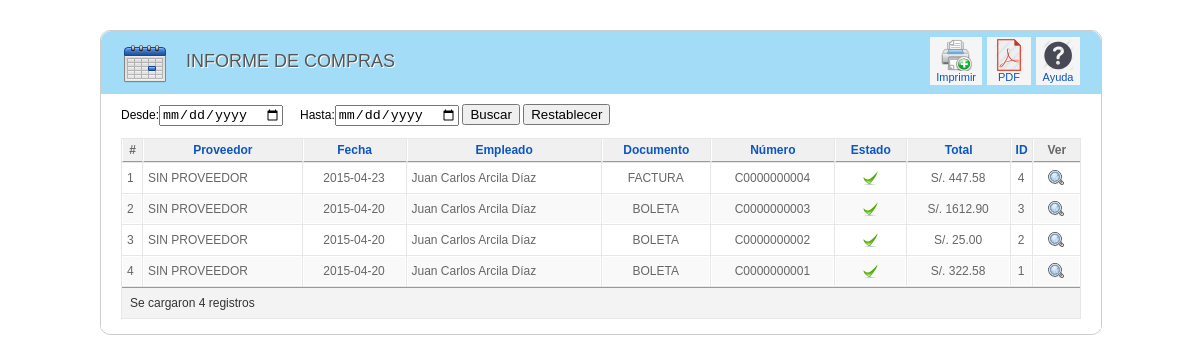
Screenshot of /reportes/reporte_compras/1_rpt_compraporfecha.php (signed in) with the database file from the repository.
### tables this page shows
CREATE TABLE IF NOT EXISTS `compra` (
  `IdCompra` int(11) NOT NULL AUTO_INCREMENT,
  `IdTipoDocumento` int(11) NOT NULL,
  `IdProveedor` int(11) NOT NULL,
  `IdEmpleado` int(11) NOT NULL,
  `Numero` varchar(20) DEFAULT NULL,
  `Fecha` date DEFAULT NULL,
  `SubTotal` decimal(8,2) DEFAULT NULL,
  `Igv` decimal(8,2) DEFAULT NULL,
  `Total` decimal(8,2) DEFAULT NULL,
  `Estado` varchar(30) DEFAULT NULL,
  PRIMARY KEY (`IdCompra`),
  KEY `fk_Compra_Proveedor1_idx` (`IdProveedor`),
  KEY `fk_Compra_Empleado1_idx` (`IdEmpleado`),
  KEY `fk_Compra_TipoDocumento1_idx` (`IdTipoDocumento`)
);

CREATE TABLE IF NOT EXISTS `proveedor` (
  `IdProveedor` int(11) NOT NULL AUTO_INCREMENT,
  `Nombre` varchar(100) NOT NULL,
  `Ruc` varchar(11) DEFAULT NULL,
  `Dni` varchar(8) DEFAULT NULL,
  `Direccion` varchar(100) DEFAULT NULL,
  `Telefono` varchar(10) DEFAULT NULL,
  `Celular` varchar(15) DEFAULT NULL,
  `Email` varchar(80) DEFAULT NULL,
  `Cuenta1` varchar(50) DEFAULT NULL,
  `Cuenta2` varchar(50) DEFAULT NULL,
  `Estado` varchar(30) NOT NULL,
  `Obsv` text,
  PRIMARY KEY (`IdProveedor`)
);

CREATE TABLE IF NOT EXISTS `tipodocumento` (
  `IdTipoDocumento` int(11) NOT NULL AUTO_INCREMENT,
  `Descripcion` varchar(80) NOT NULL,
  PRIMARY KEY (`IdTipoDocumento`)
);

### clases/clsCompra.php (called while the page is built, shortened)
<?php
include_once("clsConexion.php");
class clsCompra{
function consultarCompraPorFecha($criterio,$fechaini,$fechafin,$tipodoc){
   $con = new clsConexion;
   if($con->conectarse()==true){
     $query = "CALL SP_S_CompraPorFecha('$criterio','$fechaini','$fechafin','$tipodoc')";
	 $result = @mysql_query($query);
	 if (!$result)
	   return false;
	 else
	   return $result;
   }
}
}
?>

### clases/clsConexion.php (called while the page is built, shortened)
<?php
class clsConexion{
	 function conectarse() {
		   return true;
	 }
}
?>

### reportes/reporte_compras/1_rpt_compraporfecha.php (the view, shortened to what this page needs)
<html>
<head>
<link href="../../css/general.css" rel="stylesheet" type="text/css">
<link href="../../css/Imagenes.css" rel="stylesheet" type="text/css">
<link href="../../css/paginator.css" rel="stylesheet" type="text/css">
</head>
<body>
<?php
    if(isset($_SESSION["usuario"])){
?>
<div class="wrapper">
<div class="block">
    <div class="block_head">
    	<div class="imagen_head"><img src="../../img/header/rpt_compra.png" width="48" height="48"></div>
    	<div class="titulo_head">INFORME DE COMPRAS</div>
        <div class="toolbar" id="toolbar">
            <table class="toolbar">
            	<tbody>
                	<tr>
                     <td>
                      <button type="submit" class="button" onClick="enviarPrinter();">
                   <span class="Imprimir" title="Imprimir">
                        </span>
                        Imprimir
          			</button>
                    </td>
                    <td>
<button type="submit" class="button" onClick="enviarPDF();">
                   <span style="background-image:url(../../img/Iconfinder/PDF2.png);" title="Convertir a PDF">
                        </span>
                        PDF
          			</button>
                    </td>
                    <td>
                        <a href="#" class="toolbar">
                        <span class="Ayuda" title="Ayuda">
                        </span>
                        Ayuda
                        </a>
                    </td>
                    </tr>
            	</tbody>
            </table>
        </div>
    </div>
    <div class="block_content">
<?php
include_once("../../clases/clsCompra.php");
$objCompra=new clsCompra;
$result=$objCompra->consultarCompraPorFecha('',$fechaini,$fechafin,'');
?>
<form name="datos" action="1_rpt_compraporfecha.php" method="post">
Desde:<input type="date" name="txtFechaini">&nbsp;&nbsp;&nbsp;&nbsp;&nbsp;Hasta:<input type="date" name="txtFechafin">
<input name="buscar_dato" type="submit" value="Buscar">
<input name="restablecer" type="submit" value="Restablecer">
</form>
<table class="adminlist" cellspacing="1">
<thead>
<tr>
	<th>#</th>
	<th><a href="#">Proveedor</a></th>
    <th><a href="#">Fecha</a></th>
    <th><a href="#">Empleado</a></th>
    <th><a href="#">Documento</a></th>
    <th><a href="#">Número</a></th>
    <th><a href="#">Estado</a></th>
    <th><a href="#">Total</a></th>
	<th><a href="#">ID</a></th>
    <th>Ver</th>
</tr>
</thead>
<tbody class="adminlist">
<?php
$c=0;
$i=0;
while($row=mysql_fetch_array($result)){
	$i=$i+1;
	if ($c==1){
	echo "<tr class='row1'>";
		$c=2;
	}else{
	    	echo "<tr class='row0'>";
		$c=1;
	}
	echo "<td width='10'>".$i."</td>";
	echo "<td>".$row['Proveedor']."</td>";
	echo "<td align='center'>".$row['Fecha']."</td>";
	echo "<td>".$row['Empleado']."</td>";
	echo "<td align='center'>".$row['TipoDocumento']."</td>";
	echo "<td align='center'>".$row['Numero']."</td>";
	$estado=$row['Estado'];
	if($estado=="EMITIDO"){
	echo "<td align='center'><img src='../../img/header/emitido.png' title='Emitido'></td>";
	}else{
	echo "<td align='center'><img src='../../img/header/anulado.png' title='Anulado'></td>";
	}
	echo "<td align='center'>S/. ".$row['Total']."</td>";
	echo "<td width='1%' align='center'>".$row['IdCompra']."</td>";
	echo "<td width='5%' align='center'><a href=1_rpt_compraporfecha_detalle.php?idcompra=".$row["IdCompra"]." title='Ver Detalle'><img src='../../img/ver.png'></td>";
	echo "</tr>";
}
?>
</tbody>
		<tfoot>
			<tr>
				<td colspan="13">
				<div align="left" style="padding:4px 0px 4px 4px;"><?php echo "Se cargaron ".$i." registros" ?></div>
                </td>
			</tr>
		</tfoot>
</table>
    </div>
</div>
</div>
<?php
    } else {
        header("Location:../../index.php");
    }
?>
</body>
</html>

### css/general.css (style rules this page uses)
body { margin: 10px; padding: 0; background-image: url(../img/fondo.png); background-repeat: repeat; padding-bottom: 1px; font-size: 11px; }
body, td, th { font-family: Arial, Helvetica, sans-serif; font-size:12px; }
a:link { color: #0B55C4; text-decoration: none; }
table.adminlist { width: 100%; border-spacing: 1px; background-color: #e7e7e7; color: #666; font-size:12px; }
table.adminlist td, table.adminlist th { padding: 4px; }
table.adminlist thead th { text-align: center; background: #f0f0f0; color: #666; border-bottom: 1px solid #999; border-left: 1px solid #fff; }
table.adminlist tbody tr { background-color: #fff; text-align: left; }
table.adminlist tbody tr.row1 { background: #f9f9f9; border-top: 1px solid #fff; }
table.adminlist tbody tr td { height: 30px; background: #fff; border: 1px solid #fff; }
table.adminlist tbody tr.row1 td { background: #f9f9f9; border-top: 1px solid #FFF; }
table.adminlist tfoot tr { text-align: center; color: #333; }
table.adminlist tfoot td, table.adminlist tfoot th { background-color: #f3f3f3; border-top: 1px solid #999; text-align: center; }
.block { width:1000px; padding-bottom: 5px; margin-bottom: 25px; clear: both; border-radius: 10px; background-color:#fff; border: solid 1px #CCCCCC; }
.wrapper { width:1000px; margin:0 auto; padding-top: 20px; }
.block .block_content { overflow: hidden; background: #fff; width:960px; border-top: 1px solid #CECECE; padding: 10px 20px 10px; }
.block .block_head { height:62px; background-color: rgba(1, 159, 230, 0.36); -moz-border-radius: 10px 10px 0px 0px; -o-border-radius: 10px 10px 0px 0px; -webkit-border-radius: 10px 10px 0px 0px; -ms-border-radius: 10px 10px 0px 0px; overflow:visible; }
.block .titulo_head { height:25px; width:auto; float:left; font-family: "Titillium999", "Trebuchet MS", Arial, sans-serif; font-size: 18px; font-weight: normal; text-transform: uppercase; color: #555; text-shadow: 1px 1px 0 #fff; margin-left: 15px; padding-top:20px; }
.block .imagen_head { height:25px; width:50; float:left; margin-left: 20px; padding-top:10px; }
div.toolbar { float: right; text-align: right; padding: 0; margin-right: 20px; margin-top:5px; }
table.toolbar { border-collapse: collapse; padding: 0; margin: 0; }
table.toolbar td { padding: 1px 1px 1px 4px; text-align: center; color: #666; height: 48px; }
table.toolbar span { float: none; width: 32px; height: 32px; margin: 0 auto; display: block; }
table.toolbar a { display: block; float: left; background:#F5F5F5; white-space: nowrap; border: 1px solid #F5F5F5; padding: 1px 5px; cursor: pointer; font-size:11px; }
.button { display: block; float: left; white-space: nowrap; border: 1px solid #F5F5F5; padding: 1px 5px; cursor: pointer; font-family: Arial, Helvetica, sans-serif; font-size:11px; color: #0B55C4; text-align:center center; background:#F5F5F5; }

### css/Imagenes.css (style rules this page uses)
.Ayuda { background-image:url(../img/Iconfinder/help.png); }
.Imprimir { background-image:url(../img/Iconfinder/print-add2.png); }

### rows the page displays
compra: IdProveedor.Nombre "SIN PROVEEDOR", Fecha "2015-04-23", Empleado "Juan Carlos Arcila Díaz", IdTipoDocumento.Descripcion "FACTURA", Numero "C0000000004", Total "447.58", IdCompra "4"
compra: IdProveedor.Nombre "SIN PROVEEDOR", Fecha "2015-04-20", Empleado "Juan Carlos Arcila Díaz", IdTipoDocumento.Descripcion "BOLETA", Numero "C0000000003", Total "1612.90", IdCompra "3"
compra: IdProveedor.Nombre "SIN PROVEEDOR", Fecha "2015-04-20", Empleado "Juan Carlos Arcila Díaz", IdTipoDocumento.Descripcion "BOLETA", Numero "C0000000002", Total "25.00", IdCompra "2"
compra: IdProveedor.Nombre "SIN PROVEEDOR", Fecha "2015-04-20", Empleado "Juan Carlos Arcila Díaz", IdTipoDocumento.Descripcion "BOLETA", Numero "C0000000001", Total "322.58", IdCompra "1"

### other values shown
$i "4"
